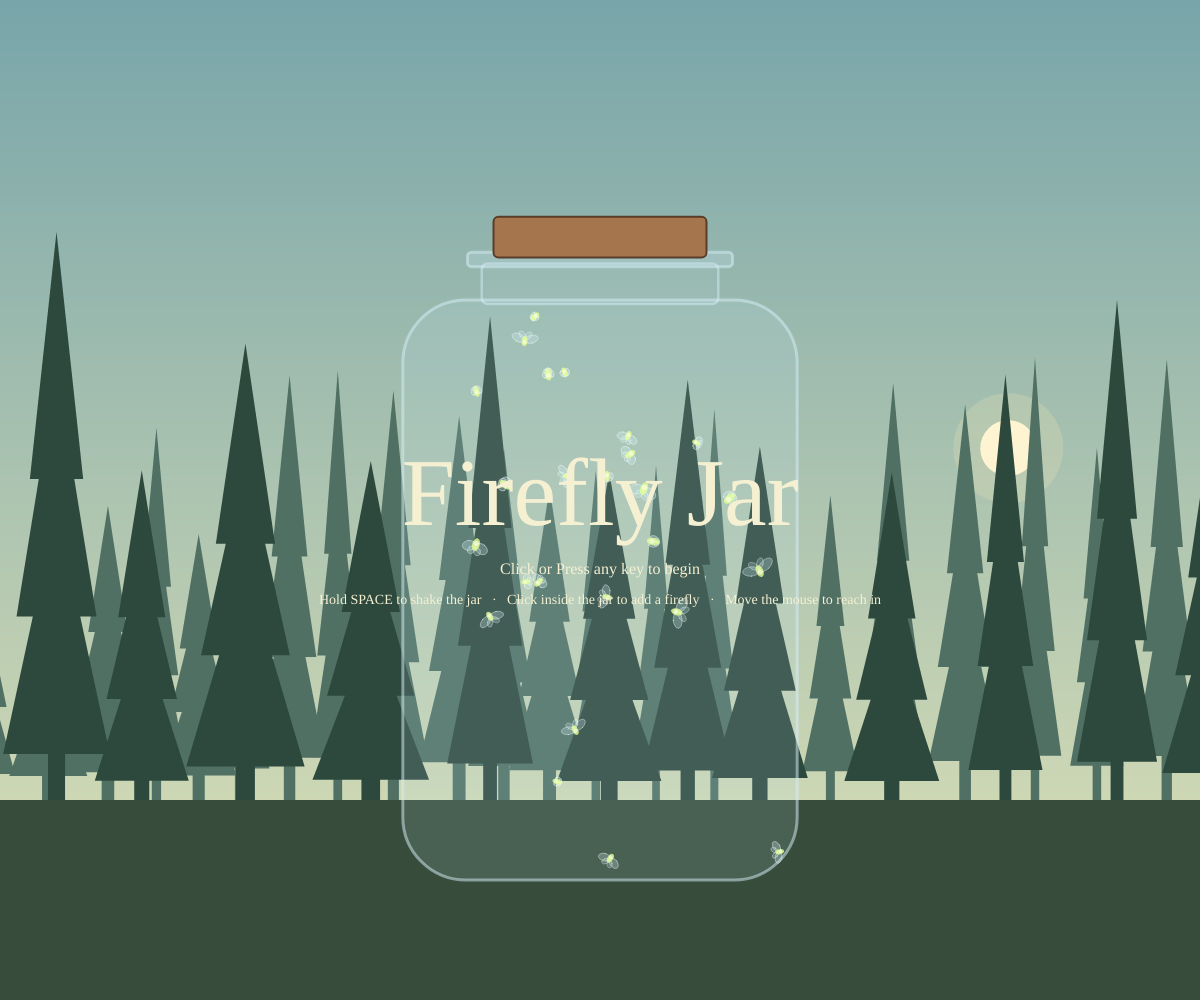
Frame 1 (no input)
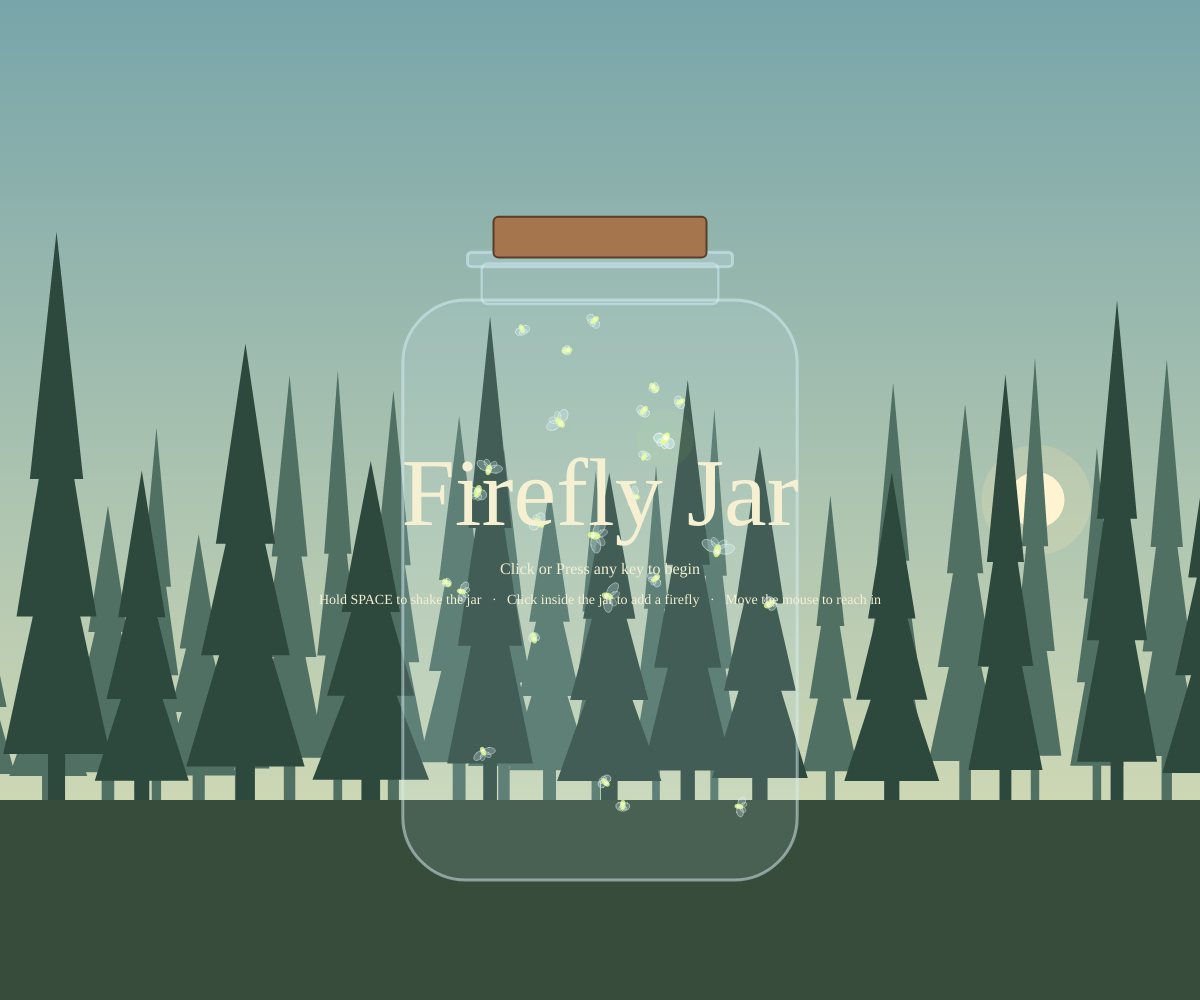
Frame 60 (no input)
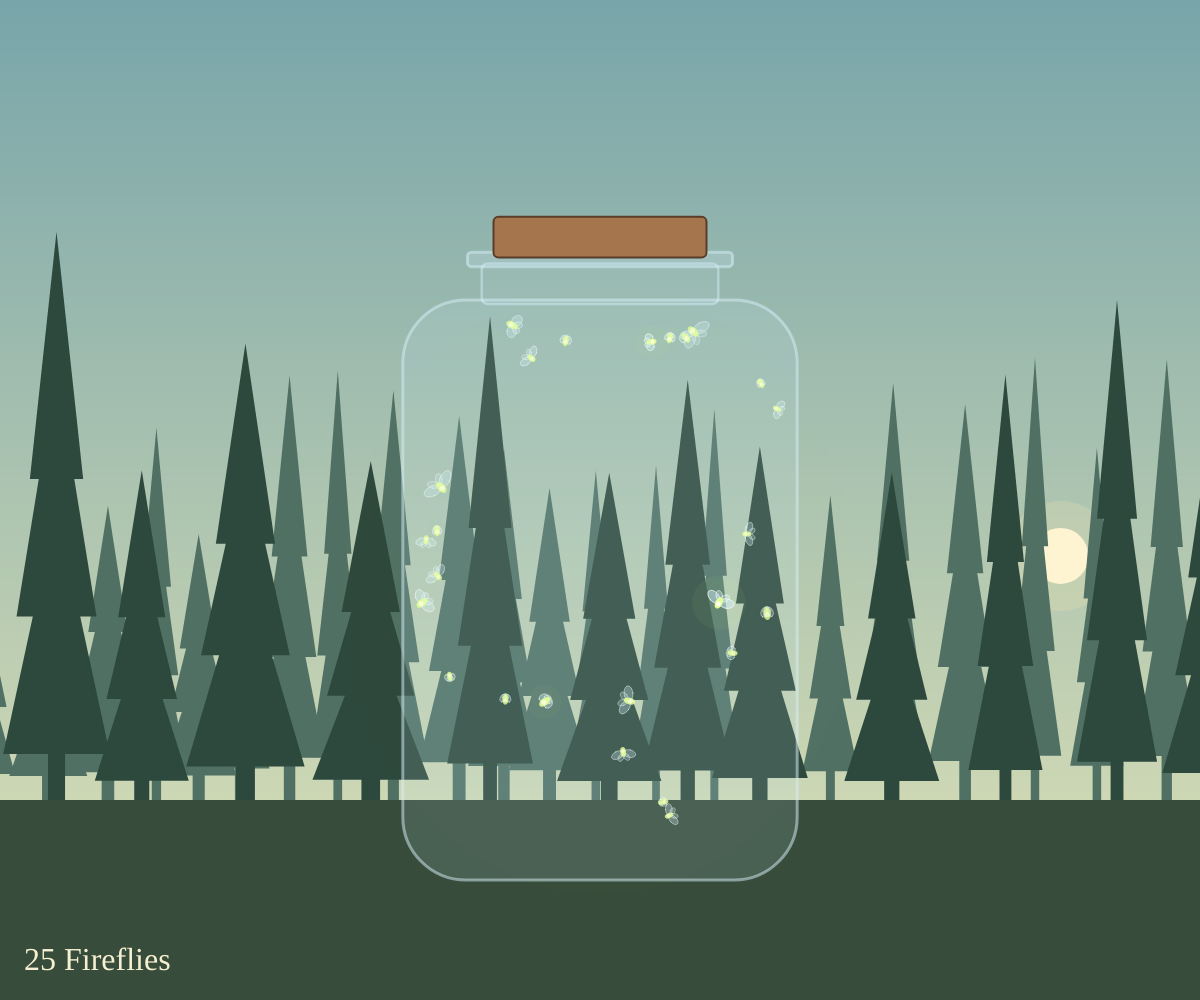
Frame 120 (the mouse pressed at the canvas centre since frame 60)

The p5.js sketch that drew these frames (run headless with seeded random() and noise() and a simulated clock; from frame 60 on, the mouse is pressed at the canvas centre):

// p5.js sketch
// ── sketch.js
let sky;
let jar;
let swarm;
let hand;

// app states: "start" to "running"
let appState = "start";

let startFireflies = 25;
let maxFireflies = 80;
let cycleLength = 3600; // day - night loop
let trailLength = 12; // how many past positions each firefly remembers
let syncStrength = 0.4; // how strongly a flash pulls the others into rhythm
let calmRate = 0.004; // how fast the swarm calms down after a disturbance
let shakeFrames = 20; // length of the "shakejar" jolt
let handIdleFrames = 300; // hand fades away after ~5s without movement

function setup() {
  createCanvas(windowWidth, windowHeight);

  sky = new Sky();
  jar = new Jar();
  hand = new Hand();
  swarm = new Swarm(startFireflies, jar);
}

function draw() {
  switch (appState) {
    case "start":
      runScene();
      drawTitle();
      break;

    case "running":
      hand.update();
      runScene();
      hand.show();
      drawHUD();
      break;
  }
}

// updates and draws
function runScene() {
  sky.update();
  jar.resize();
  swarm.update(hand, jar);
  jar.update(swarm.mood);

  sky.show();

  push();
  translate(jar.shakeX, jar.shakeY);
  jar.showBack(sky.nightAmount, swarm.averageGlow());
  swarm.show(sky.nightAmount);
  jar.showFront(sky.nightAmount);
  pop();
}

function keyPressed() {
  if (appState === "start") {
    appState = "running";
    return false;
  }

  if (key === " ") {
    // holding a key repeats keyPressed, so only shake once per press
    if (swarm.mood !== "shakejar" && swarm.mood !== "disturbed") {
      swarm.shakeJar();
    }
    return false; // stop the page from scrolling
  }
}

function keyReleased() {
  if (key === " ") {
    swarm.calmDown();
  }
}

function mousePressed() {
  if (appState === "start") {
    appState = "running";
    return;
  }

  // convert the mouse into "jar space" (the jar may be shaking)
  let jx = mouseX - jar.shakeX;
  let jy = mouseY - jar.shakeY;
  if (jar.contains(jx, jy)) {
    swarm.add(jx, jy);
  }
}

function drawTitle() {
  push();
  noStroke();
  textFont("Georgia, serif");
  textAlign(CENTER, CENTER);

  fill(245, 240, 210);
  // title in the centre
  textSize(96);
  text("Firefly Jar", width / 2, height / 2);

  // prompt sits just under the title
  fill(245, 240, 210);
  textSize(16);
  text("Click or Press any key to begin", width / 2, height / 2 + 70);

  // how to play
  fill(245, 240, 210);
  textSize(14);
  text(
    "Hold SPACE to shake the jar   ·   Click inside the jar to add a firefly   ·   Move the mouse to reach in",
    width / 2,
    height / 2 + 100
  );
  pop();
}

function drawHUD() {
  push();
  noStroke();
  textFont("Georgia, serif");
  textAlign(LEFT, BOTTOM);

  fill(245, 240, 210);
  textSize(32);
  text(swarm.fireflies.length + " Fireflies", 24, height - 22);
  pop();
}


// sky loops day and night, and draws the forest backdrop
class Sky {
  constructor() {
    // start in the late afternoon so night falls soon after opening
    this.t = cycleLength * 0.4;
    this.angle = 0;
    this.nightAmount = 0; // 0 = full day, 1 = full night
    this.phase = "day";

    this.stars = [];
    for (let i = 0; i < 120; i++) {
      this.stars.push(new Star());
    }

    // two layers of trees: hazy ones at the back, darker ones in front
    this.backTrees = [];
    for (let x = -0.05; x < 1.05; x += random(0.03, 0.06)) {
      this.backTrees.push(new Tree(x, random(0.25, 0.42), random(0.04, 0.07), 6));
    }
    this.frontTrees = [];
    for (let x = -0.05; x < 1.05; x += random(0.06, 0.11)) {
      this.frontTrees.push(new Tree(x, random(0.32, 0.55), random(0.06, 0.1), 20));
    }

    // wild fireflies far away in the forest
    this.wildFireflies = [];
    for (let i = 0; i < 30; i++) {
      this.wildFireflies.push(new WildFirefly());
    }
  }

  update() {
    this.t = (this.t + 1) % cycleLength;
    this.angle = (this.t / cycleLength) * PI * 2;

    // sin(angle) is the sun's height: 1 = noon, 0 = horizon, -1 = midnight
    let sunHeight = sin(this.angle);
    this.nightAmount = constrain(map(sunHeight, 0.35, -0.05, 0, 1), 0, 1);

    if (this.nightAmount > 0.5) {
      this.phase = "night";
    } else {
      this.phase = "day";
    }

    for (let i = 0; i < this.stars.length; i++) {
      this.stars[i].update();
    }
    for (let i = 0; i < this.wildFireflies.length; i++) {
      this.wildFireflies[i].update();
    }
  }

  show() {
    let n = this.nightAmount;
    let horizonY = height * 0.8;

    // sky gradient — day colours blend into night colours using map()
    noStroke();
    for (let y = 0; y < horizonY; y += 4) {
      let r = map(y, 0, horizonY, map(n, 0, 1, 120, 4), map(n, 0, 1, 205, 20));
      let g = map(y, 0, horizonY, map(n, 0, 1, 165, 8), map(n, 0, 1, 215, 32));
      let b = map(y, 0, horizonY, map(n, 0, 1, 170, 24), map(n, 0, 1, 180, 58));
      fill(r, g, b);
      rect(0, y, width, 4);
    }

    // stars only show at night
    for (let i = 0; i < this.stars.length; i++) {
      this.stars[i].show(n);
    }

    this.drawSunAndMoon(horizonY);

    // back layer of trees (hazy)
    fill(map(n, 0, 1, 80, 14), map(n, 0, 1, 112, 24), map(n, 0, 1, 100, 38));
    for (let i = 0; i < this.backTrees.length; i++) {
      this.backTrees[i].show(horizonY);
    }

    for (let i = 0; i < this.wildFireflies.length; i++) {
      this.wildFireflies[i].show(n);
    }

    // front layer of trees (darker)
    fill(map(n, 0, 1, 45, 6), map(n, 0, 1, 72, 12), map(n, 0, 1, 60, 20));
    for (let i = 0; i < this.frontTrees.length; i++) {
      this.frontTrees[i].show(horizonY);
    }

    // forest floor
    fill(map(n, 0, 1, 55, 8), map(n, 0, 1, 76, 13), map(n, 0, 1, 58, 20));
    rect(0, horizonY, width, height - horizonY);
  }

  drawSunAndMoon(horizonY) {
    let arcW = width * 0.42;
    let arcH = height * 0.6;

    // sun follows the angle
    let sunX = width / 2 - cos(this.angle) * arcW;
    let sunY = horizonY - sin(this.angle) * arcH;
    let moonX = width / 2 + cos(this.angle) * arcW;
    let moonY = horizonY + sin(this.angle) * arcH;

    noStroke();

    fill(255, 235, 180, 50);
    ellipse(sunX, sunY, 110);
    fill(210, 225, 255, 30);
    ellipse(moonX, moonY, 80);
    fill(255, 244, 210);
    ellipse(sunX, sunY, 56);
    fill(236, 240, 225);
    ellipse(moonX, moonY, 38);
  }

}

class Star {
  constructor() {
    this.x = random(1);
    this.y = random(0.7);
    this.size = random(1, 2.5);
    this.twinkle = random(PI * 2);
    this.speed = random(0.02, 0.06);
  }

  update() {
    this.twinkle += this.speed;
  }

  show(night) {
    noStroke();
    fill(255, 255, 240, night * (140 + 100 * sin(this.twinkle)));
    ellipse(this.x * width, this.y * height, this.size);
  }
}

class Tree {
  constructor(x, h, w, sink) {
    this.x = x; // fraction of width
    this.h = h; // fraction of height
    this.w = w; // fraction of width
    this.sink = sink; // pixels below the horizon, so front trees sit lower
  }

  show(horizonY) {
    let x = this.x * width;
    let baseY = horizonY + this.sink;
    let w = this.w * width;
    let h = this.h * height;

    rect(x - w * 0.08, baseY - h * 0.15, w * 0.16, h * 0.15);
    for (let i = 0; i < 3; i++) {
      let tierBase = baseY - h * 0.12 - i * h * 0.25;
      let tierW = w * (1 - i * 0.25);
      triangle(x - tierW / 2, tierBase, x + tierW / 2, tierBase, x, tierBase - h * 0.45);
    }
  }
}


class WildFirefly {
  constructor() {
    this.x = random(1);
    this.y = random(0.55, 0.85);
    this.blink = random(PI * 2);
    this.speed = random(0.02, 0.05);
  }

  update() {
    this.blink += this.speed;
  }

  show(night) {
    let b = sin(this.blink);
    if (b > 0.6) {
      let a = map(b, 0.6, 1, 0, 180) * night;
      let x = this.x * width + sin(this.blink * 0.3) * 12; // slow drift
      let y = this.y * height;
      noStroke();
      fill(190, 255, 110, a * 0.25);
      ellipse(x, y, 14);
      fill(220, 255, 160, a);
      ellipse(x, y, 3);
    }
  }
}

class Jar {
  constructor() {
    this.shakeX = 0;
    this.shakeY = 0;
    this.shakeAmount = 0;
    this.shakePhase = 0;
    this.resize();
  }

  resize() {
    this.h = height * 0.58;
    this.w = constrain(this.h * 0.68, 0, width * 0.8);
    this.x = width / 2;
    this.bottomY = height * 0.88;
    this.y = this.bottomY - this.h / 2; // centre of the jar body
    this.radius = this.w * 0.16;
    this.neckW = this.w * 0.6;
    this.neckH = this.h * 0.07;

    let margin = 14;
    this.left = this.x - this.w / 2 + margin;
    this.right = this.x + this.w / 2 - margin;
    this.top = this.y - this.h / 2 + margin;
    this.bottom = this.bottomY - margin;
  }

  update(mood) {
    if (mood === "shakejar") {
      this.shakeAmount = 22; // big jolt
    } else if (mood === "disturbed") {
      this.shakeAmount = 10; // steady shaking while space is held
    } else {
      this.shakeAmount *= 0.85; // settle down
    }

    this.shakePhase += 0.9;
    this.shakeX = sin(this.shakePhase) * this.shakeAmount + random(-1, 1) * this.shakeAmount * 0.3;
    this.shakeY = cos(this.shakePhase * 1.3) * this.shakeAmount * 0.3;
  }

  contains(px, py) {
    return (
      px > this.x - this.w / 2 &&
      px < this.x + this.w / 2 &&
      py > this.y - this.h / 2 &&
      py < this.bottomY
    );
  }

  showBack(night, avgGlow) {
    push();
    rectMode(CENTER);
    noStroke();

    // the whole jar glows with the swarm, when they sync, the jar pulses
    let light = avgGlow * (0.3 + 0.7 * night);
    for (let i = 0; i < 4; i++) {
      fill(190, 255, 110, light * (18 - i * 4));
      ellipse(this.x, this.y, this.w * (1.3 + i * 0.45), this.h * (1.05 + i * 0.3));
    }

    fill(190, 225, 235, map(night, 0, 1, 35, 18));
    rect(this.x, this.y, this.w, this.h, this.radius);
    pop();
  }

  // drawn in front of the fireflies: glass outline, neck, cork
  showFront(night) {
    push();
    rectMode(CENTER);
    let topY = this.y - this.h / 2;

    // neck
    fill(190, 225, 235, 25);
    stroke(215, 240, 250, 120);
    strokeWeight(2.5);
    rect(this.x, topY - this.neckH / 2 + 4, this.neckW, this.neckH, 6);

    // body outline
    noFill();
    stroke(215, 240, 250, 130);
    strokeWeight(3);
    rect(this.x, this.y, this.w, this.h, this.radius);

    // rim
    fill(200, 230, 240, 60);
    rect(this.x, topY - this.neckH, this.neckW * 1.12, this.h * 0.025, 4);

    // cork lid (darker at night)
    let shade = map(night, 0, 1, 1, 0.45);
    let lidH = this.h * 0.07;
    fill(165 * shade, 118 * shade, 78 * shade);
    stroke(90 * shade, 60 * shade, 40 * shade);
    strokeWeight(2);
    rect(this.x, topY - this.neckH - lidH / 2 - 2, this.neckW * 0.9, lidH, 5);
    pop();
  }
}


class Hand {
  constructor() {
    this.x = -999;
    this.y = -999;
    this.lastX = 0;
    this.lastY = 0;
    this.radius = 150; // fireflies inside this distance fly away
    this.active = false;
    this.idle = 0; // frames since the mouse last moved
    this.fade = 0; // 0–1, used to fade the hand in and out
  }

  update() {
    if (mouseX !== this.lastX || mouseY !== this.lastY) {
      this.idle = 0;
    } else {
      this.idle++;
    }
    this.lastX = mouseX;
    this.lastY = mouseY;

    this.x = mouseX;
    this.y = mouseY;
    this.radius = height * 0.17;

    let inside = mouseX > 0 && mouseX < width && mouseY > 0 && mouseY < height;
    this.active = inside && this.idle < handIdleFrames;

    if (this.active) {
      this.fade = constrain(this.fade + 0.08, 0, 1);
    } else {
      this.fade = constrain(this.fade - 0.03, 0, 1);
    }
  }

  show() {
    // the normal system mouse pointer is used as the cursor, so nothing is drawn here
  }
}

class Firefly {
  constructor(x, y) {
    this.pos = createVector(x, y);
    this.vel = createVector(1, 0);
    this.vel.setHeading(random(PI * 2));

    this.calmSpeed = random(0.8, 1.4);
    this.speed = this.calmSpeed;
    this.size = random(5, 8);
    this.trail = [];

    // flashing: the timer counts up, and the firefly flashes when it reaches period
    this.period = random(110, 130);
    this.timer = random(this.period);
    this.glow = 0; // 1 right after a flash, then fades
    this.framesSinceFlash = 999;
    this.breath = random(PI * 2); // soft glow between flashes

    this.wingPhase = random(PI * 2); // so the wings don't all flap in step
  }

  // ease speed towards what the swarm's mood wants
  ease(speedFactor) {
    let target = this.calmSpeed * speedFactor;
    this.speed = this.speed * 0.94 + target * 0.06;
  }

  // randomised flight
  wander(turn) {
    this.vel.setHeading(this.vel.heading() + random(-turn, turn));
  }

  // fly away from the hand
  flee(hand) {
    if (!hand.active) {
      return false;
    }
    let d = dist(this.pos.x, this.pos.y, hand.x, hand.y);
    if (d < hand.radius) {
      let away = createVector(this.pos.x - hand.x, this.pos.y - hand.y);
      let strength = map(d, 0, hand.radius, 1.2, 0); // stronger when closer
      away.setMag(strength);
      this.vel.add(away);
      this.speed = constrain(this.speed + strength * 0.4, 0, 7);

      // a nervous firefly sometimes loses its rhythm
      if (random(1) < 0.005) {
        this.scramble();
      }
      return true;
    }
    return false;
  }

  move() {
    this.speed = constrain(this.speed, 0.3, 9);
    this.vel.setMag(this.speed);
    this.pos.add(this.vel);

    this.trail.push(createVector(this.pos.x, this.pos.y));
    if (this.trail.length > trailLength) {
      this.trail.splice(0, 1);
    }

    this.wingPhase += 0.5 + this.speed * 0.2;
  }

  // bounce off the glass walls
  checkEdges(jar, rattled) {
    let hit = false;
    if (this.pos.x < jar.left) {
      this.pos.x = jar.left;
      this.vel.x *= -1;
      hit = true;
    } else if (this.pos.x > jar.right) {
      this.pos.x = jar.right;
      this.vel.x *= -1;
      hit = true;
    }
    if (this.pos.y < jar.top) {
      this.pos.y = jar.top;
      this.vel.y *= -1;
      hit = true;
    } else if (this.pos.y > jar.bottom) {
      this.pos.y = jar.bottom;
      this.vel.y *= -1;
      hit = true;
    }
    if (hit && rattled) {
      this.glow = constrain(this.glow + 0.2, 0, 1);
    }
  }

  // counts up to the next flash
  updateFlash() {
    this.timer++;
    this.framesSinceFlash++;
    this.glow *= 0.92;
    this.breath += 0.05;

    if (this.timer >= this.period) {
      this.flash();
      return true;
    }
    return false;
  }

  flash() {
    this.glow = 1;
    this.timer = 0;
    this.framesSinceFlash = 0;
  }

  // seeing a neighbour flash pulls this firefly's timer forward.
  // fireflies close to flashing get pulled more — this is what makes them sync.
  nudge(strength) {
    this.timer += this.timer * strength;
  }

  // lose rhythm
  scramble() {
    this.timer = random(this.period);
  }

  show(night) {
    let vis = 0.3 + 0.7 * night; // faint in the day, fully lit at night
    let b = constrain(this.glow + 0.12 + 0.08 * sin(this.breath), 0, 1);

    noStroke();

    // trail
    for (let i = 0; i < this.trail.length; i++) {
      let p = this.trail[i];
      fill(190, 255, 110, map(i, 0, this.trail.length, 0, 70) * vis * (0.4 + 0.6 * b));
      ellipse(p.x, p.y, this.size * map(i, 0, this.trail.length, 0.3, 0.9));
    }

    // halo
    fill(190, 255, 100, b * vis * 45);
    ellipse(this.pos.x, this.pos.y, this.size * 5 * (0.5 + b));

    // body and wings
    push();
    translate(this.pos.x, this.pos.y);
    rotate(this.vel.heading());

    let flap = 0.3 + (0.7 * (sin(this.wingPhase) + 1)) / 2;
    let wingAlpha = constrain(map(night, 0, 1, 110, 55) + 90 * b, 0, 200);

    // back wings (small), then front wings (large)
    this.drawWing(-this.size * 0.35, 1, this.size * 1.6, this.size * 0.9, 0.9, flap, wingAlpha * 0.8);
    this.drawWing(-this.size * 0.35, -1, this.size * 1.6, this.size * 0.9, 0.9, flap, wingAlpha * 0.8);
    this.drawWing(-this.size * 0.05, 1, this.size * 2.4, this.size * 1.3, 0.35, flap, wingAlpha);
    this.drawWing(-this.size * 0.05, -1, this.size * 2.4, this.size * 1.3, 0.35, flap, wingAlpha);

    noStroke();
    fill(225, 255, 150, 200 + 55 * b);
    ellipse(0, 0, this.size * 1.7, this.size);
    fill(255, 255, 235, 150 + 105 * b);
    ellipse(this.size * 0.15, 0, this.size * 0.7);
    pop();
  }

  // side: 1 = one side of the body, -1 = the other side
  // sweep: how far the wing leans backwards
  drawWing(offsetX, side, len, wid, sweep, flap, alpha) {
    push();
    translate(offsetX, 0);
    rotate(side * sweep);
    fill(215, 245, 255, alpha * 0.55);
    stroke(255, 255, 255, alpha);
    strokeWeight(0.8);
    let l = len * flap;
    ellipse(0, (side * l) / 2, wid, l);
    pop();
  }
}

//   "shakejar" short jolt when space is first pressed
//   "disturbed" space is held, jar keeps shaking, no syncing possible
//   "settling" calming down, flashes slowly pull into rhythm
//   "resting" in sync, the whole swarm pulses as one
class Swarm {
  constructor(count, jar) {
    this.fireflies = [];
    for (let i = 0; i < count; i++) {
      this.fireflies.push(new Firefly(random(jar.left, jar.right), random(jar.top, jar.bottom)));
    }

    this.mood = "settling";
    this.moodTimer = 0;
    this.calm = 0; // 0–1, grows while settling
    this.coupling = 0; // how much fireflies influence each other right now
    this.fleeing = 0; // how many fireflies are fleeing the hand
    this.framesSinceSync = 0;
  }

  update(hand, jar) {
    let turn = 0.2;
    let speedFactor = 1;
    let n = this.fireflies.length;

    switch (this.mood) {
      case "shakejar":
        turn = 1.0;
        speedFactor = 4.5;
        this.coupling = 0;
        this.moodTimer--;
        if (this.moodTimer <= 0) {
          if (keyIsDown(" ")) {
            this.mood = "disturbed";
          } else {
            this.startSettling();
          }
        }
        break;

      case "disturbed":
        turn = 0.7;
        speedFactor = 3;
        this.coupling = 0;
        // safety net in case keyReleased was missed (e.g. window lost focus)
        if (!keyIsDown(" ")) {
          this.startSettling();
        }
        break;

      case "settling":
        turn = 0.2;
        speedFactor = 1;
        this.calm = constrain(this.calm + calmRate, 0, 1);
        this.coupling = this.calm;
        if (this.isSynced() && this.fleeing < n * 0.3) {
          this.mood = "resting";
          this.framesSinceSync = 0;
        }
        break;

      case "resting":
        turn = 0.12;
        speedFactor = 0.6;
        this.coupling = 1;
        // if the swarm stops flashing together, go back to settling
        if (this.isSynced()) {
          this.framesSinceSync = 0;
        } else {
          this.framesSinceSync++;
        }
        if (this.framesSinceSync > 200) {
          this.startSettling();
        }
        break;
    }

    // update every firefly and collect the ones that flashed this frame
    let flashed = [];
    let rattled = this.mood === "shakejar" || this.mood === "disturbed";
    this.fleeing = 0;

    for (let i = 0; i < n; i++) {
      let f = this.fireflies[i];
      f.ease(speedFactor);
      f.wander(turn);
      if (f.flee(hand)) {
        this.fleeing++;
      }
      if (this.mood === "shakejar") {
        // jolted around inside the jar
        f.vel.add(createVector(random(-1, 1), random(-1, 1)));
      }
      f.move();
      f.checkEdges(jar, rattled);

      // while shaking
      if (this.mood === "disturbed" && random(1) < 0.02) {
        f.scramble();
      }

      if (f.updateFlash()) {
        flashed.push(f);
      }
    }

    // pulse coupling
    if (this.coupling > 0 && flashed.length > 0) {
      let strength = (syncStrength * this.coupling) / n;
      for (let k = 0; k < flashed.length; k++) {
        for (let i = 0; i < n; i++) {
          if (this.fireflies[i].framesSinceFlash > 0) {
            this.fireflies[i].nudge(strength);
          }
        }
      }
    }

    // a hand hovering close by unsettles the swarm
    if (this.fleeing > n * 0.3 && (this.mood === "settling" || this.mood === "resting")) {
      this.calm = constrain(this.calm - 0.01, 0, 1);
      if (this.mood === "resting") {
        this.startSettling();
      }
    }
  }

  // in sync
  isSynced() {
    let count = 0;
    for (let i = 0; i < this.fireflies.length; i++) {
      if (this.fireflies[i].framesSinceFlash < 8) {
        count++;
      }
    }
    return count >= this.fireflies.length * 0.8;
  }

  shakeJar() {
    this.mood = "shakejar";
    this.moodTimer = shakeFrames;
    this.calm = 0;
    for (let i = 0; i < this.fireflies.length; i++) {
      let f = this.fireflies[i];
      f.flash(); // everyone lights up in alarm...
      f.scramble(); // ...then loses their rhythm
      f.vel.setHeading(random(PI * 2));
      f.speed = f.calmSpeed * 6;
    }
  }

  calmDown() {
    if (this.mood === "disturbed") {
      this.startSettling();
    }
    // if still in "shakejar", it moves to settling by itself when the jolt ends
  }

  startSettling() {
    this.mood = "settling";
    this.framesSinceSync = 0;
  }

  add(x, y) {
    if (this.fireflies.length >= maxFireflies) {
      return;
    }
    let f = new Firefly(x, y);
    f.glow = 1; // a little burst of light when it arrives
    this.fireflies.push(f);
  }

  averageGlow() {
    if (this.fireflies.length === 0) {
      return 0;
    }
    let total = 0;
    for (let i = 0; i < this.fireflies.length; i++) {
      total += this.fireflies[i].glow;
    }
    return total / this.fireflies.length;
  }

  show(night) {
    for (let i = 0; i < this.fireflies.length; i++) {
      this.fireflies[i].show(night);
    }
  }
}
